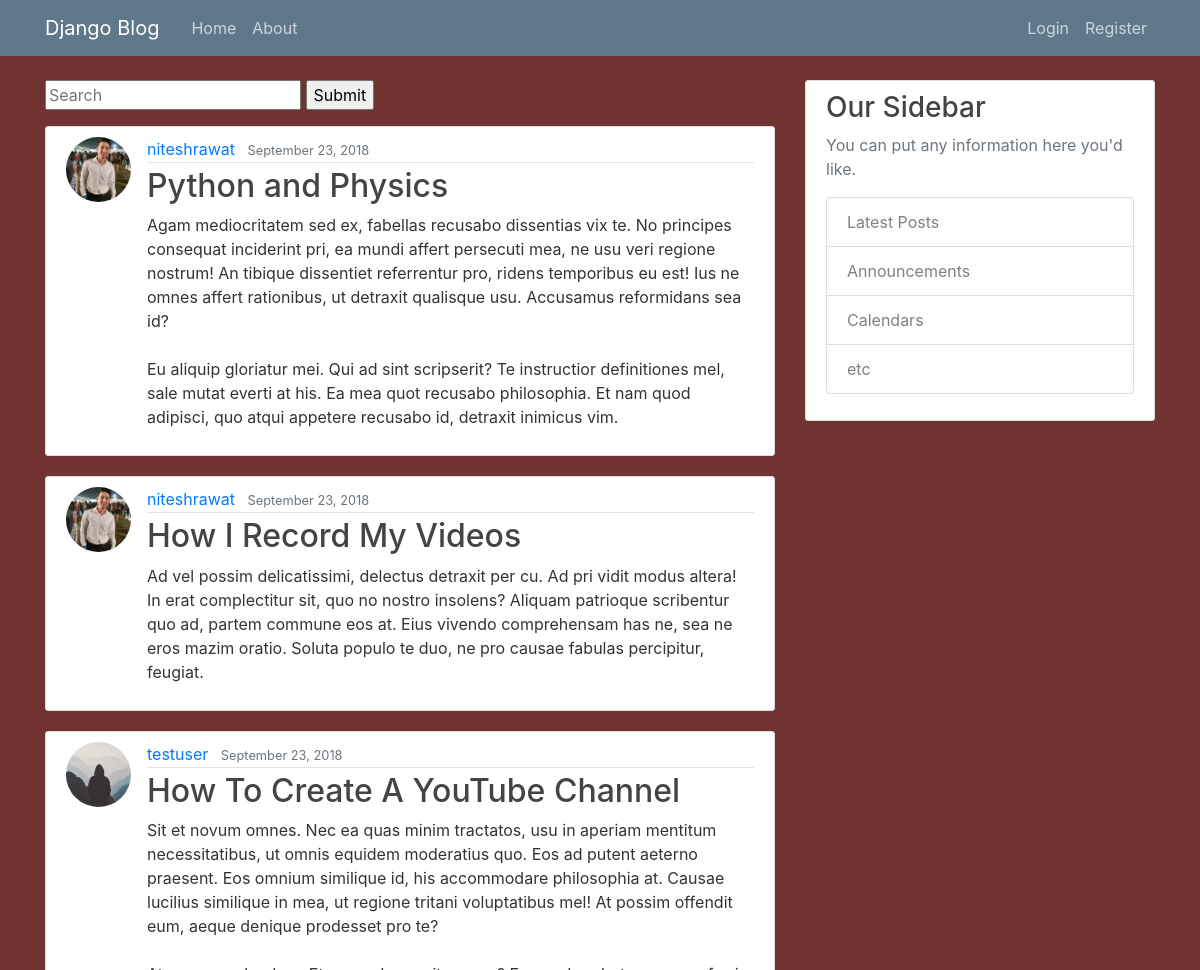
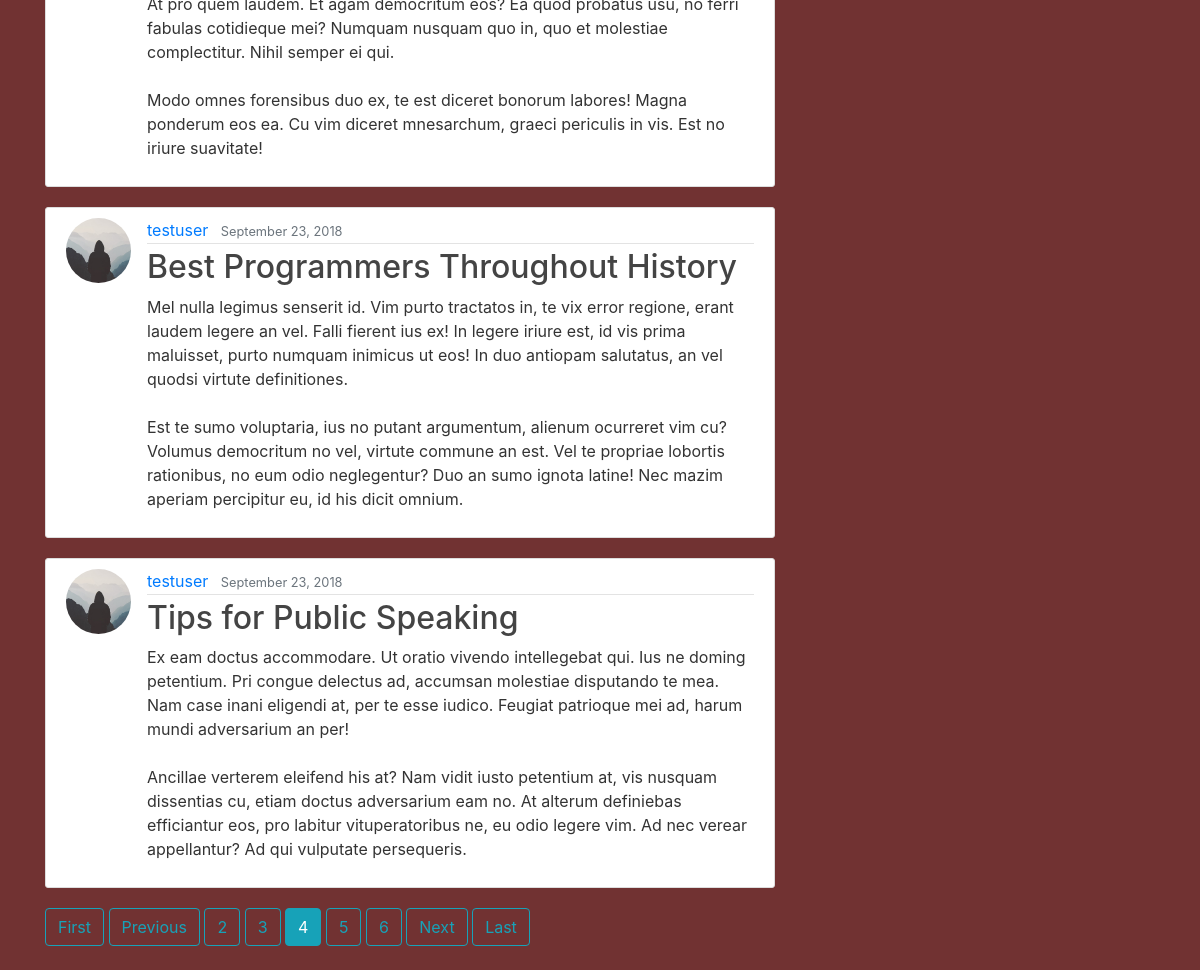
/?page=4, run on the app's committed database (2 pictures, top to bottom).
### blog/models.py (models this page shows, shortened)
class Post(models.Model):
    title = models.CharField(max_length=100)
    content = models.TextField()
    date_posted = models.DateTimeField(default=timezone.now)
    author = models.ForeignKey(User, related_name='posts', on_delete=models.CASCADE)
    class Meta:
        verbose_name = _('Post')
        verbose_name_plural = _('Posts')

### users/models.py (models this page shows, shortened)
class Profile(models.Model):
    user = models.OneToOneField(User, on_delete=models.CASCADE)
    image = models.ImageField(default='default.jpg', upload_to='profile_pics')

### blog/views.py (the view)
# urls.py: path('', PostListView.as_view(), name='blog-home'),
class PostListView(ListView):
    model = Post
    template_name = 'blog/home.html'  # <app>/<model>_<viewtype>.html
    context_object_name = 'posts'
    ordering = ['-date_posted']
    paginate_by = 5
    def get_queryset(self):
        query = self.request.GET.get('q')
        if query:
            query_set = self.model.objects.filter(Q(title__icontains=query) |
                                                  Q(content__icontains=query)
                                                  )
            return query_set
        else:
            return super(PostListView, self).get_queryset()

### blog/templates/blog/home.html
{% extends "blog/base.html" %}
{% block content %}
<form method="GET" action="/">
    <input type="text" name="q" placeholder="Search">
    <input type="submit" name="Search">
</form>
{% for post in posts %}
<article class="media content-section">
    <img class="rounded-circle article-img" src="{{ post.author.profile.image.url }}">
    <div class="media-body">
        <div class="article-metadata">
            <a class="mr-2" href="{% url 'user-posts' post.author.username %}">{{ post.author }}</a>
            <small class="text-muted">{{ post.date_posted|date:"F d, Y" }}</small>
        </div>
        <h2><a class="article-title" href="{% url 'post-detail' post.id %}">{{ post.title }}</a></h2>
        <p class="article-content">{{ post.content }}</p>
    </div>
</article>
{% endfor %}
{% if is_paginated %}
{% if page_obj.has_previous %}
<a class="btn btn-outline-info mb-4" href="?page=1">First</a>
<a class="btn btn-outline-info mb-4" href="?page={{ page_obj.previous_page_number }}">Previous</a>
{% endif %}
{% for num in page_obj.paginator.page_range %}
{% if page_obj.number == num %}
<a class="btn btn-info mb-4" href="?page={{ num }}">{{ num }}</a>
{% elif num > page_obj.number|add:'-3' and num < page_obj.number|add:'3' %}
<a class="btn btn-outline-info mb-4" href="?page={{ num }}">{{ num }}</a>
{% endif %}
{% endfor %}
{% if page_obj.has_next %}
<a class="btn btn-outline-info mb-4" href="?page={{ page_obj.next_page_number }}">Next</a>
<a class="btn btn-outline-info mb-4" href="?page={{ page_obj.paginator.num_pages }}">Last</a>
{% endif %}
{% endif %}
{% endblock content %}

### blog/static/blog/main.css (style rules this page uses)
body { background: #713232; color: #333333; margin-top: 5rem; }
h1, h2, h3, h4, h5, h6 { color: #444444; }
.content-section { background: #ffffff; padding: 10px 20px; border: 1px solid #dddddd; border-radius: 3px; margin-bottom: 20px; }
.article-title { color: #444444; }
.article-content { white-space: pre-line; }
.article-img { height: 65px; width: 65px; margin-right: 16px; }
.article-metadata { padding-bottom: 1px; margin-bottom: 4px; border-bottom: 1px solid #e3e3e3 }

### data on the page
Post: author.profile.image (picture), author "niteshrawat", date_posted "September 23, 2018", title "Python and Physics", content "Agam mediocritatem sed ex, fabellas recusabo dissentias vix te. No principes consequat inciderint pri, ea mundi affert persecuti mea, ne usu veri regione nostrum! An tibique dissentiet referrentur pro, ridens temporibus eu est! Ius ne omnes affert rationibus, ut detraxit qualisque usu. Accusamus reformidans sea id? Eu aliquip gloriatur mei. Qui ad sint scripserit? Te instructior definitiones mel, sale mutat everti at his. Ea mea quot recusabo philosophia. Et nam quod adipisci, quo atqui appetere recusabo id, detraxit inimicus vim."
Post: author.profile.image (picture), author "niteshrawat", date_posted "September 23, 2018", title "How I Record My Videos", content "Ad vel possim delicatissimi, delectus detraxit per cu. Ad pri vidit modus altera! In erat complectitur sit, quo no nostro insolens? Aliquam patrioque scribentur quo ad, partem commune eos at. Eius vivendo comprehensam has ne, sea ne eros mazim oratio. Soluta populo te duo, ne pro causae fabulas percipitur, feugiat."
Post: author.profile.image (placeholder picture), author "testuser", date_posted "September 23, 2018", title "How To Create A YouTube Channel", content "Sit et novum omnes. Nec ea quas minim tractatos, usu in aperiam mentitum necessitatibus, ut omnis equidem moderatius quo. Eos ad putent aeterno praesent. Eos omnium similique id, his accommodare philosophia at. Causae lucilius similique in mea, ut regione tritani voluptatibus mel! At possim offendit eum, aeque denique prodesset pro te? At pro quem laudem. Et agam democritum eos? Ea quod probatus usu, no ferri fabulas cotidieque mei? Numquam nusquam quo in, quo et molestiae complectitur. Nihil semper ei qui. Modo omnes forensibus duo ex, te est diceret bonorum labores! Magna ponderum eos ea. Cu vim diceret mnesarchum, graeci periculis in vis. Est no iriure suavitate!"
Post: author.profile.image (placeholder picture), author "testuser", date_posted "September 23, 2018", title "Best Programmers Throughout History", content "Mel nulla legimus senserit id. Vim purto tractatos in, te vix error regione, erant laudem legere an vel. Falli fierent ius ex! In legere iriure est, id vis prima maluisset, purto numquam inimicus ut eos! In duo antiopam salutatus, an vel quodsi virtute definitiones. Est te sumo voluptaria, ius no putant argumentum, alienum ocurreret vim cu? Volumus democritum no vel, virtute commune an est. Vel te propriae lobortis rationibus, no eum odio neglegentur? Duo an sumo ignota latine! Nec mazim aperiam percipitur eu, id his dicit omnium."
Post: author.profile.image (placeholder picture), author "testuser", date_posted "September 23, 2018", title "Tips for Public Speaking", content "Ex eam doctus accommodare. Ut oratio vivendo intellegebat qui. Ius ne doming petentium. Pri congue delectus ad, accumsan molestiae disputando te mea. Nam case inani eligendi at, per te esse iudico. Feugiat patrioque mei ad, harum mundi adversarium an per! Ancillae verterem eleifend his at? Nam vidit iusto petentium at, vis nusquam dissentias cu, etiam doctus adversarium eam no. At alterum definiebas efficiantur eos, pro labitur vituperatoribus ne, eu odio legere vim. Ad nec verear appellantur? Ad qui vulputate persequeris."

### other printed values
{{ num }} "2" "3" "5" "6"
{{ num }} "4"
